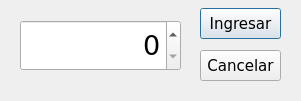
<?xml version="1.0" encoding="UTF-8"?>
<ui version="4.0">
 <class>Intro</class>
 <widget class="QDialog" name="Intro">
  <property name="geometry">
   <rect>
    <x>0</x>
    <y>0</y>
    <width>301</width>
    <height>101</height>
   </rect>
  </property>
  <property name="windowTitle">
   <string>Crear objetos</string>
  </property>
  <property name="windowIcon">
   <iconset resource="resources.qrc">
    <normaloff>:/new/Icons/Images/huevo.svg</normaloff>:/new/Icons/Images/huevo.svg</iconset>
  </property>
  <widget class="QPushButton" name="pushButton">
   <property name="geometry">
    <rect>
     <x>200</x>
     <y>8</y>
     <width>81</width>
     <height>31</height>
    </rect>
   </property>
   <property name="sizeIncrement">
    <size>
     <width>0</width>
     <height>0</height>
    </size>
   </property>
   <property name="baseSize">
    <size>
     <width>0</width>
     <height>0</height>
    </size>
   </property>
   <property name="font">
    <font>
     <family>Verdana</family>
     <pointsize>11</pointsize>
    </font>
   </property>
   <property name="text">
    <string>Ingresar</string>
   </property>
  </widget>
  <widget class="QPushButton" name="pushButton_2">
   <property name="geometry">
    <rect>
     <x>200</x>
     <y>50</y>
     <width>81</width>
     <height>31</height>
    </rect>
   </property>
   <property name="font">
    <font>
     <family>Verdana</family>
     <pointsize>11</pointsize>
    </font>
   </property>
   <property name="text">
    <string>Cancelar</string>
   </property>
  </widget>
  <widget class="QSpinBox" name="spinBox">
   <property name="geometry">
    <rect>
     <x>20</x>
     <y>20</y>
     <width>161</width>
     <height>51</height>
    </rect>
   </property>
   <property name="font">
    <font>
     <family>Verdana</family>
     <pointsize>20</pointsize>
    </font>
   </property>
   <property name="alignment">
    <set>Qt::AlignRight|Qt::AlignTrailing|Qt::AlignVCenter</set>
   </property>
   <property name="maximum">
    <number>255</number>
   </property>
  </widget>
 </widget>
 <resources>
  <include location="resources.qrc"/>
 </resources>
 <connections/>
</ui>
